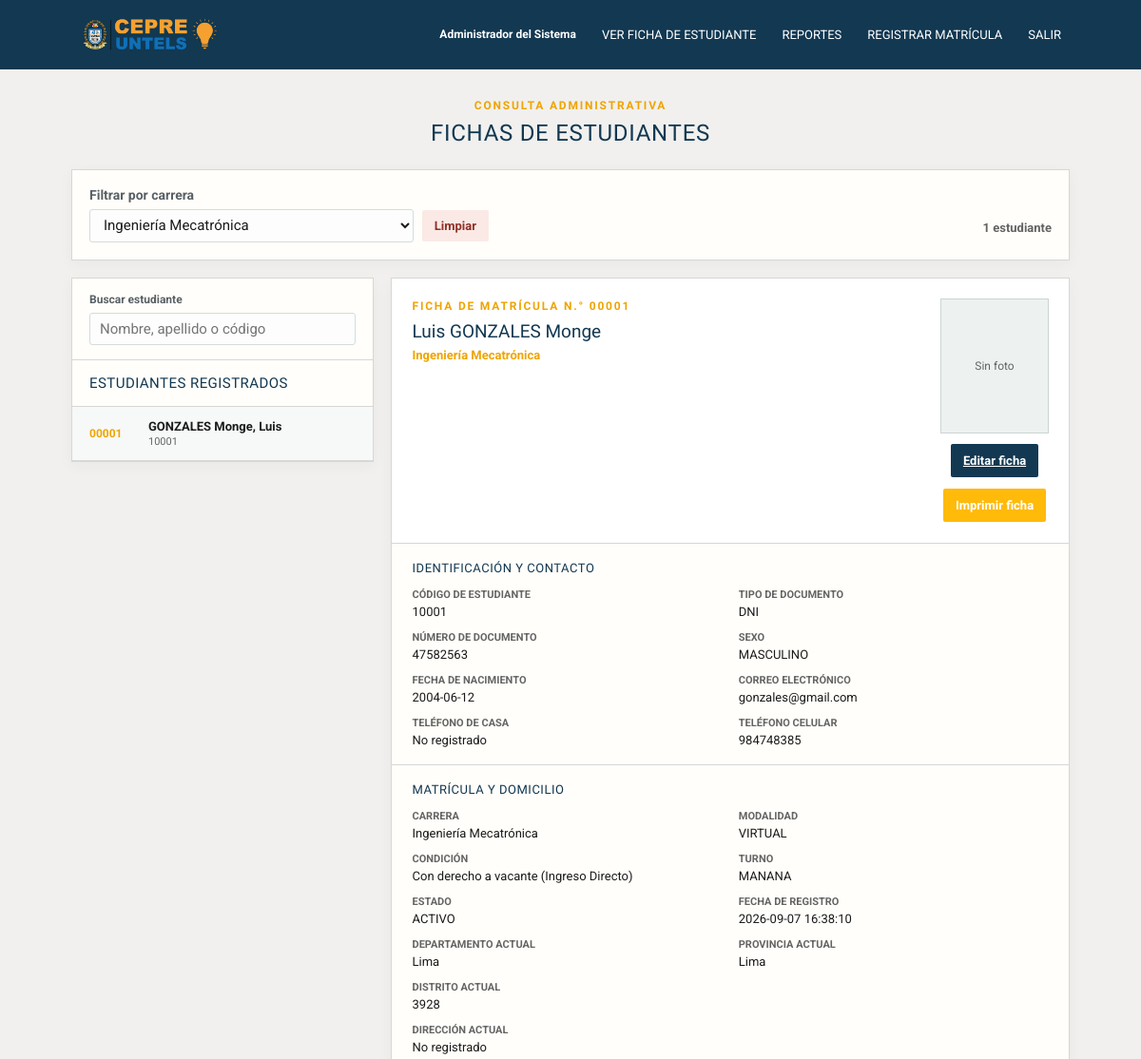
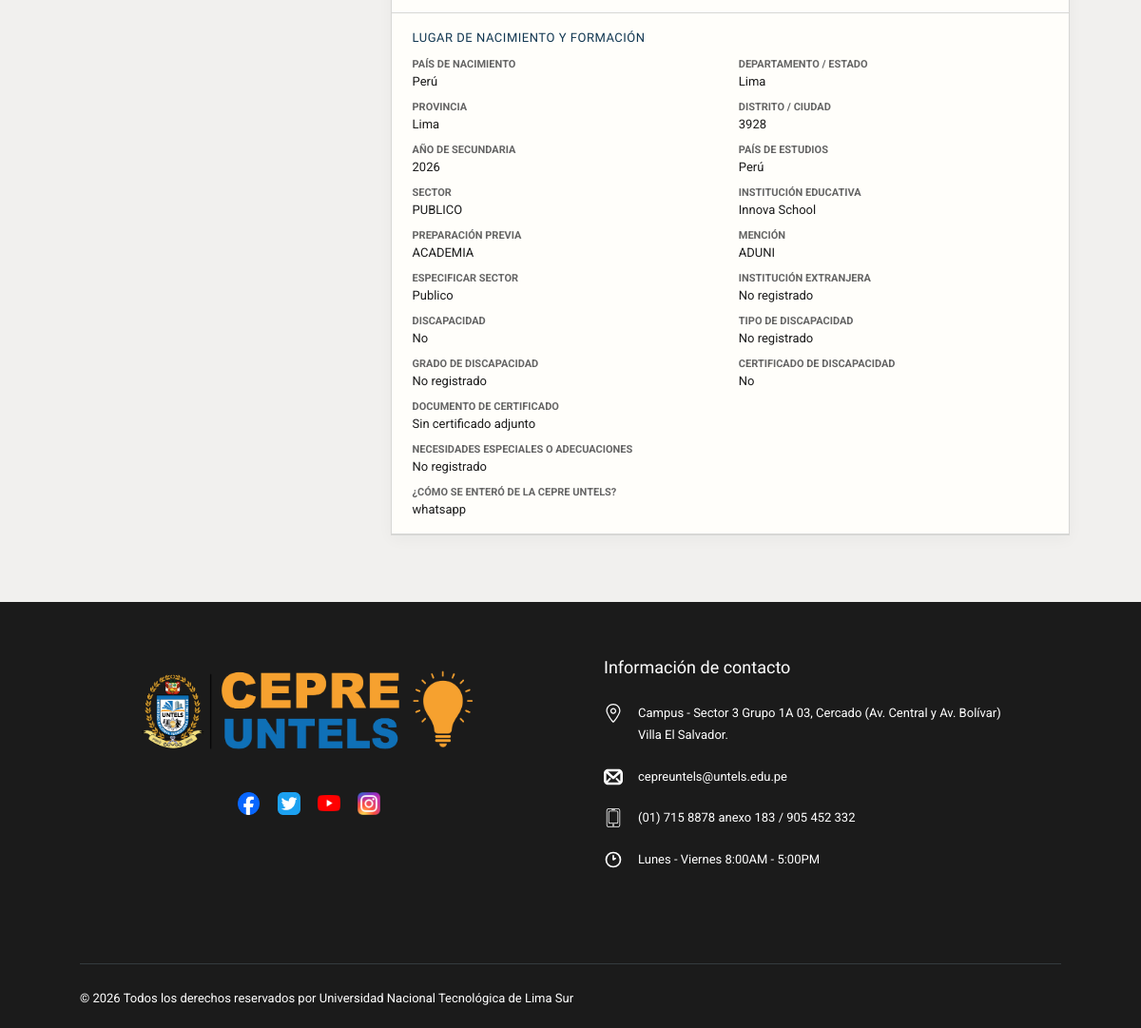
Screenshot of /public/fichas.php?carrera_id=8&matricula_id=1 (signed in) with the database file from the repository (2 pictures, top to bottom).
### tables this page shows
CREATE TABLE `matriculas` (
  `id` bigint(20) UNSIGNED NOT NULL,
  `numero` varchar(30) NOT NULL,
  `estudiante_id` int(11) NOT NULL,
  `periodo_id` smallint(5) UNSIGNED NOT NULL,
  `condicion_id` tinyint(3) UNSIGNED NOT NULL,
  `turno_id` tinyint(3) UNSIGNED NOT NULL,
  `modalidad_clase_id` tinyint(3) UNSIGNED NOT NULL,
  `carrera_id` int(11) NOT NULL,
  `estado` enum('BORRADOR','PENDIENTE','OBSERVADA','CONFIRMADA','ANULADA') NOT NULL DEFAULT 'BORRADOR',
  `fecha_registro` datetime NOT NULL DEFAULT current_timestamp(),
  `observaciones` varchar(500) DEFAULT NULL
);

CREATE TABLE `estudiantes` (
  `id_estudiante` int(11) NOT NULL,
  `numero_matricula` varchar(10) NOT NULL,
  `codigo_estudiante` varchar(20) DEFAULT NULL,
  `apellido_paterno` varchar(50) NOT NULL,
  `apellido_materno` varchar(50) NOT NULL,
  `nombres` varchar(100) NOT NULL,
  `tipo_documento` enum('DNI','CE','PASAPORTE') DEFAULT 'DNI',
  `numero_documento` varchar(20) NOT NULL,
  `sexo` enum('MASCULINO','FEMENINO') NOT NULL,
  `fecha_nacimiento` date NOT NULL,
  `email` varchar(100) NOT NULL,
  `telefono_casa` varchar(15) DEFAULT NULL,
  `telefono_celular` varchar(15) NOT NULL,
  `pais_actual` varchar(50) DEFAULT NULL,
  `departamento_actual` varchar(50) DEFAULT NULL,
  `provincia_actual` varchar(50) DEFAULT NULL,
  `distrito_actual` varchar(50) DEFAULT NULL,
  `direccion_actual` text DEFAULT NULL,
  `pais_nacimiento` varchar(50) DEFAULT NULL,
  `departamento_nacimiento` varchar(50) DEFAULT NULL,
  `provincia_nacimiento` varchar(50) DEFAULT NULL,
  `distrito_nacimiento` varchar(50) DEFAULT NULL,
  `anio_concluye_secundaria` year(4) DEFAULT NULL,
  `institucion_educativa` varchar(100) DEFAULT NULL,
  `preparacion_anterior` varchar(50) DEFAULT NULL,
  `mencion` varchar(100) DEFAULT NULL,
  `carrera_postula` varchar(100) NOT NULL,
  `tiene_enfermedad` tinyint(1) DEFAULT 0,
  `tratamiento` text DEFAULT NULL,
  `nombre_apoderado` varchar(100) DEFAULT NULL,
  `telefono_apoderado` varchar(15) DEFAULT NULL,
  `como_se_entero` varchar(100) DEFAULT NULL,
  `modalidad` enum('REGULAR','INTENSIVO','SEMIPRESENCIAL') DEFAULT 'REGULAR',
  `condicion` enum('ORDINARIO','EXTRAORDINARIO') DEFAULT 'ORDINARIO',
  `turno` enum('MANANA','TARDE','NOCHE') NOT NULL,
  `estado` enum('ACTIVO','INACTIVO','RETIRADO') DEFAULT 'ACTIVO',
  `fecha_registro` timestamp NOT NULL DEFAULT current_timestamp(),
  `fecha_actualizacion` timestamp NOT NULL DEFAULT current_timestamp() ON UPDATE current_timestamp()
);

CREATE TABLE `carreras` (
  `id_carrera` int(11) NOT NULL,
  `nombre_carrera` varchar(100) NOT NULL,
  `descripcion` text DEFAULT NULL,
  `estado` enum('ACTIVO','INACTIVO') DEFAULT 'ACTIVO',
  `fecha_creacion` timestamp NOT NULL DEFAULT current_timestamp()
);

CREATE TABLE `modalidades_clase` (
  `id` tinyint(3) UNSIGNED NOT NULL,
  `nombre` varchar(30) NOT NULL
);

CREATE TABLE `condiciones_matricula` (
  `id` tinyint(3) UNSIGNED NOT NULL,
  `nombre` varchar(40) NOT NULL
);

CREATE TABLE `turnos` (
  `id` tinyint(3) UNSIGNED NOT NULL,
  `nombre` varchar(30) NOT NULL
);

CREATE TABLE `informacion_academica` (
  `id` bigint(20) UNSIGNED NOT NULL,
  `matricula_id` bigint(20) UNSIGNED NOT NULL,
  `anio_conclusion_secundaria` year(4) NOT NULL,
  `pais` varchar(80) NOT NULL,
  `departamento_ubigeo` char(6) DEFAULT NULL,
  `provincia_ubigeo` char(6) DEFAULT NULL,
  `distrito_ubigeo` char(6) DEFAULT NULL,
  `departamento_extranjero` varchar(120) DEFAULT NULL,
  `provincia_extranjera` varchar(120) DEFAULT NULL,
  `distrito_extranjero` varchar(120) DEFAULT NULL,
  `sector_id` tinyint(3) UNSIGNED DEFAULT NULL,
  `especificar_sector` varchar(120) DEFAULT NULL,
  `nombre_institucion` varchar(150) DEFAULT NULL,
  `nombre_institucion_extranjera` varchar(150) DEFAULT NULL,
  `preparacion_previa_id` tinyint(3) UNSIGNED DEFAULT NULL,
  `mencion` varchar(120) DEFAULT NULL,
  `tiene_discapacidad` tinyint(1) NOT NULL DEFAULT 0,
  `tipo_discapacidad` varchar(30) DEFAULT NULL,
  `otro_tipo_discapacidad` varchar(120) DEFAULT NULL,
  `grado_discapacidad` varchar(20) DEFAULT NULL,
  `necesidades_especiales` varchar(500) DEFAULT NULL,
  `tiene_certificado_discapacidad` tinyint(1) NOT NULL DEFAULT 0,
  `como_se_entero_cepre` varchar(150) DEFAULT NULL
);

CREATE TABLE `sectores` (
  `id` tinyint(3) UNSIGNED NOT NULL,
  `nombre` varchar(60) NOT NULL
);

CREATE TABLE `preparaciones_previas` (
  `id` tinyint(3) UNSIGNED NOT NULL,
  `nombre` varchar(80) NOT NULL
);

### public/fichas.php (the view, shortened to what the rows shown need)
<?php
require_once __DIR__ . '/../app/models/MatriculaModel.php';
$model = new MatriculaModel();
$carreraId = filter_var($_GET['carrera_id'] ?? null, FILTER_VALIDATE_INT, ['options' => ['min_range' => 1]]);
$matriculaId = filter_var($_GET['matricula_id'] ?? null, FILTER_VALIDATE_INT, ['options' => ['min_range' => 1]]);
$carreraSeleccionada = $carreraId !== false && $carreraId !== null;
$estudiantes = $carreraSeleccionada ? $model->listarEstudiantes($carreraId) : [];
$ficha = $matriculaId === false || $matriculaId === null ? null : $model->fichaEstudiante($matriculaId);
function fichaValue(array $ficha, string $key): string
{
    $value = $ficha[$key] ?? null;
    return $value === null || $value === '' ? 'No registrado' : htmlspecialchars((string) $value, ENT_QUOTES, 'UTF-8');
}
?>
<!DOCTYPE html>
<html lang="es">
<head>
    <link rel="stylesheet" href="/cepre_untels/public/css/app.css?v=20260909">
</head>
<body>
    <main class="page-shell">
        <div class="page-heading">
            <h1>FICHAS DE ESTUDIANTES</h1>
        </div>
        <?php if (!$carreraSeleccionada): ?>
            <p class="selection-hint selection-hint--initial">Selecciona un estudiante para ver su ficha completa.</p>
        <?php else: ?>
        <section class="ficha-layout">
            <div class="panel student-list">
                <h2 class="panel-title">Estudiantes registrados</h2>
                <?php if (!$estudiantes): ?>
                    <p class="empty-state">No hay estudiantes registrados para este filtro.</p>
                <?php else: ?>
                    <div class="student-list__items">
                        <?php foreach ($estudiantes as $estudiante): ?>
                            <a class="student-row <?= $ficha !== null && (int) $ficha['matricula_id'] === (int) $estudiante['matricula_id'] ? 'student-row--active' : '' ?>" href="?carrera_id=<?= (int) ($carreraId ?? 0) ?>&matricula_id=<?= (int) $estudiante['matricula_id'] ?>">
                                <span class="student-row__number"><?= htmlspecialchars($estudiante['numero'], ENT_QUOTES, 'UTF-8') ?></span>
                                <span class="student-row__name"><?= htmlspecialchars(trim($estudiante['apellido_paterno'] . ' ' . $estudiante['apellido_materno'] . ', ' . $estudiante['nombres']), ENT_QUOTES, 'UTF-8') ?></span>
                                <small><?= htmlspecialchars((string) ($estudiante['codigo_estudiante'] ?? 'Sin código'), ENT_QUOTES, 'UTF-8') ?></small>
                            </a>
                        <?php endforeach; ?>
                    </div>
                <?php endif; ?>
            </div>
            <?php if ($ficha !== null): ?>
                <article class="panel student-sheet">
                    <div class="sheet-header">
                        <div>
                            <p class="eyebrow">Ficha de matrícula N.° <?= fichaValue($ficha, 'numero') ?></p>
                            <h2><?= fichaValue($ficha, 'nombres') ?> <?= fichaValue($ficha, 'apellido_paterno') ?> <?= fichaValue($ficha, 'apellido_materno') ?></h2>
                            <p class="sheet-subtitle"><?= fichaValue($ficha, 'nombre_carrera') ?></p>
                        </div>
                        <div class="sheet-header__actions">
                            <div class="student-photo-frame">
                                <span>Sin foto</span>
                            </div>
                            <a class="button button--dark" href="/cepre_untels/public/editar.php?matricula_id=<?= (int) $ficha['matricula_id'] ?>">Editar ficha</a>
                            <button class="button button--gold" type="button" onclick="window.print()">Imprimir ficha</button>
                        </div>
                    </div>
                    <div class="sheet-section">
                        <h3>Identificación y contacto</h3>
                        <dl class="detail-grid">
                            <div><dt>Código de estudiante</dt><dd><?= fichaValue($ficha, 'codigo_estudiante') ?></dd></div>
                            <div><dt>Tipo de documento</dt><dd><?= fichaValue($ficha, 'tipo_documento') ?></dd></div>
                            <div><dt>Número de documento</dt><dd><?= fichaValue($ficha, 'numero_documento') ?></dd></div>
                            <div><dt>Sexo</dt><dd><?= fichaValue($ficha, 'sexo') ?></dd></div>
                            <div><dt>Fecha de nacimiento</dt><dd><?= fichaValue($ficha, 'fecha_nacimiento') ?></dd></div>
                            <div><dt>Correo electrónico</dt><dd><?= fichaValue($ficha, 'email') ?></dd></div>
                            <div><dt>Teléfono de casa</dt><dd><?= fichaValue($ficha, 'telefono_casa') ?></dd></div>
                            <div><dt>Teléfono celular</dt><dd><?= fichaValue($ficha, 'telefono_celular') ?></dd></div>
                        </dl>
                    </div>
                    <div class="sheet-section">
                        <h3>Matrícula y domicilio</h3>
                        <dl class="detail-grid">
                            <div><dt>Carrera</dt><dd><?= fichaValue($ficha, 'nombre_carrera') ?></dd></div>
                            <div><dt>Modalidad</dt><dd><?= fichaValue($ficha, 'modalidad_nombre') ?></dd></div>
                            <div><dt>Condición</dt><dd><?= fichaValue($ficha, 'condicion_nombre') ?></dd></div>
                            <div><dt>Turno</dt><dd><?= fichaValue($ficha, 'turno_nombre') ?></dd></div>
                            <div><dt>Estado</dt><dd><?= fichaValue($ficha, 'estado') ?></dd></div>
                            <div><dt>Fecha de registro</dt><dd><?= fichaValue($ficha, 'fecha_registro') ?></dd></div>
                            <div><dt>Departamento actual</dt><dd><?= fichaValue($ficha, 'departamento_actual') ?></dd></div>
                            <div><dt>Provincia actual</dt><dd><?= fichaValue($ficha, 'provincia_actual') ?></dd></div>
                            <div><dt>Distrito actual</dt><dd><?= fichaValue($ficha, 'distrito_actual_nombre') ?></dd></div>
                            <div class="detail-grid__wide"><dt>Dirección actual</dt><dd><?= fichaValue($ficha, 'direccion_actual') ?></dd></div>
                        </dl>
                    </div>
                    <div class="sheet-section">
                        <h3>Lugar de nacimiento y formación</h3>
                        <dl class="detail-grid">
                            <div><dt>País de nacimiento</dt><dd><?= fichaValue($ficha, 'pais_nacimiento') ?></dd></div>
                            <div><dt>Departamento / estado</dt><dd><?= fichaValue($ficha, 'departamento_nacimiento') ?></dd></div>
                            <div><dt>Provincia</dt><dd><?= fichaValue($ficha, 'provincia_nacimiento') ?></dd></div>
                            <div><dt>Distrito / ciudad</dt><dd><?= fichaValue($ficha, 'distrito_nacimiento_nombre') ?></dd></div>
                            <div><dt>Año de secundaria</dt><dd><?= fichaValue($ficha, 'anio_conclusion_secundaria') ?></dd></div>
                            <div><dt>País de estudios</dt><dd><?= fichaValue($ficha, 'pais_estudios') ?></dd></div>
                            <div><dt>Sector</dt><dd><?= fichaValue($ficha, 'sector_nombre') ?></dd></div>
                            <div><dt>Institución educativa</dt><dd><?= fichaValue($ficha, 'nombre_institucion') !== 'No registrado' ? fichaValue($ficha, 'nombre_institucion') : fichaValue($ficha, 'institucion_educativa') ?></dd></div>
                            <div><dt>Preparación previa</dt><dd><?= fichaValue($ficha, 'preparacion_nombre') ?></dd></div>
                            <div><dt>Mención</dt><dd><?= fichaValue($ficha, 'mencion_academica') !== 'No registrado' ? fichaValue($ficha, 'mencion_academica') : fichaValue($ficha, 'mencion') ?></dd></div>
                            <div><dt>Especificar sector</dt><dd><?= fichaValue($ficha, 'especificar_sector') ?></dd></div>
                            <div><dt>Institución extranjera</dt><dd><?= fichaValue($ficha, 'nombre_institucion_extranjera') ?></dd></div>
                            <div><dt>Discapacidad</dt><dd><?= (int) ($ficha['tiene_discapacidad'] ?? 0) === 1 ? 'Sí' : 'No' ?></dd></div>
                            <div><dt>Tipo de discapacidad</dt><dd><?= fichaValue($ficha, 'tipo_discapacidad') !== 'No registrado' ? fichaValue($ficha, 'tipo_discapacidad') : fichaValue($ficha, 'otro_tipo_discapacidad') ?></dd></div>
                            <div><dt>Grado de discapacidad</dt><dd><?= fichaValue($ficha, 'grado_discapacidad') ?></dd></div>
                            <div><dt>Certificado de discapacidad</dt><dd><?= (int) ($ficha['tiene_certificado_discapacidad'] ?? 0) === 1 ? 'Sí' : 'No' ?></dd></div>
                            <div><dt>Documento de certificado</dt><dd><?php if (!empty($ficha['certificado_ruta'])): ?><a class="button button--gold" href="/cepre_untels/public/archivo.php?matricula_id=<?= (int) $ficha['matricula_id'] ?>&tipo=certificado" target="_blank" rel="noopener">Ver certificado</a><?php else: ?>Sin certificado adjunto<?php endif; ?></dd></div>
                            <div class="detail-grid__wide"><dt>Necesidades especiales o adecuaciones</dt><dd><?= fichaValue($ficha, 'necesidades_especiales') ?></dd></div>
                            <div><dt>¿Cómo se enteró de la CEPRE UNTELS?</dt><dd><?= fichaValue($ficha, 'como_se_entero_cepre') ?></dd></div>
                        </dl>
                    </div>
                </article>
            <?php else: ?>
                <p class="selection-hint">Selecciona un estudiante para ver su ficha completa.</p>
            <?php endif; ?>
        </section>
        <?php endif; ?>
    </main>
    <?php require __DIR__ . '/../app/views/partials/site-footer.php'; ?>
</body>
</html>

### rows the page displays
matriculas: numero "00001", estudiante.nombres "GONZALES Monge, Luis", estudiante.codigo_estudiante "10001", estudiante.nombres "Luis", estudiante.apellido_paterno "GONZALES", estudiante.apellido_materno "Monge", carrera.nombre_carrera "Ingeniería Mecatrónica", estudiante.tipo_documento "DNI", estudiante.numero_documento "47582563", estudiante.sexo "MASCULINO", estudiante.fecha_nacimiento "2004-06-12", estudiante.email "gonzales@gmail.com", estudiante.telefono_celular "984748385", modalidad_clase.nombre "VIRTUAL", condicion.nombre "Con derecho a vacante (Ingreso Directo)", turno.nombre "MANANA", estudiante.estado "ACTIVO", estudiante.fecha_registro "2026-09-07 16:38:10", estudiante.departamento_actual "Lima", estudiante.provincia_actual "Lima", estudiante.pais_nacimiento "Perú", estudiante.departamento_nacimiento "Lima", estudiante.provincia_nacimiento "Lima", informacion_academica.anio_conclusion_secundaria "2026", informacion_academica.pais "Perú", sectores.nombre "PUBLICO", informacion_academica.nombre_institucion "Innova School", preparaciones_previas.nombre "ACADEMIA", informacion_academica.mencion "ADUNI", informacion_academica.especificar_sector "Publico", informacion_academica.como_se_entero_cepre "whatsapp"

### other values shown
currentUser()['nombre'] "Administrador del Sistema"
count($estudiantes) "1"
fichaValue($ficha, 'telefono_casa') "No registrado"
fichaValue($ficha, 'distrito_actual_nombre') "3928"
fichaValue($ficha, 'direccion_actual') "No registrado"
fichaValue($ficha, 'distrito_nacimiento_nombre') "3928"
fichaValue($ficha, 'nombre_institucion_extranjera') "No registrado"
fichaValue($ficha, 'otro_tipo_discapacidad') "No registrado"
fichaValue($ficha, 'grado_discapacidad') "No registrado"
fichaValue($ficha, 'necesidades_especiales') "No registrado"
form field carrera_id "Ingeniería Mecatrónica"
